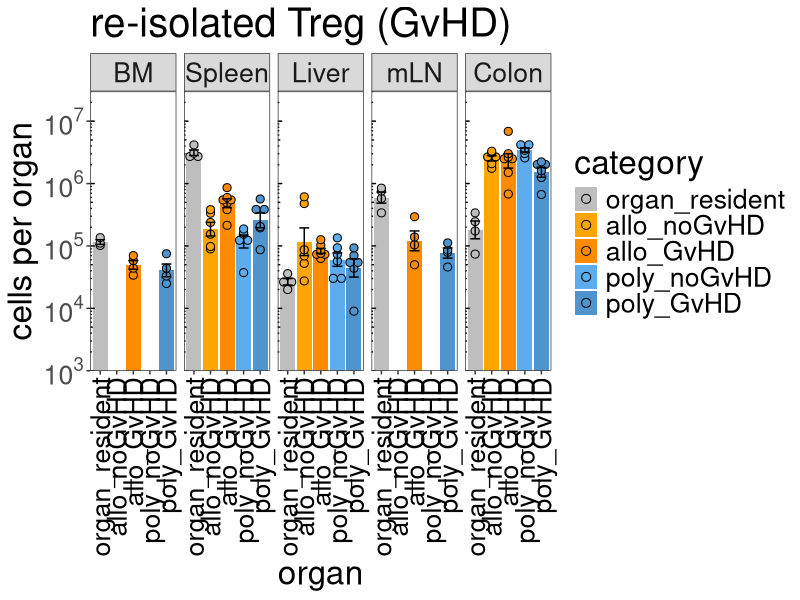
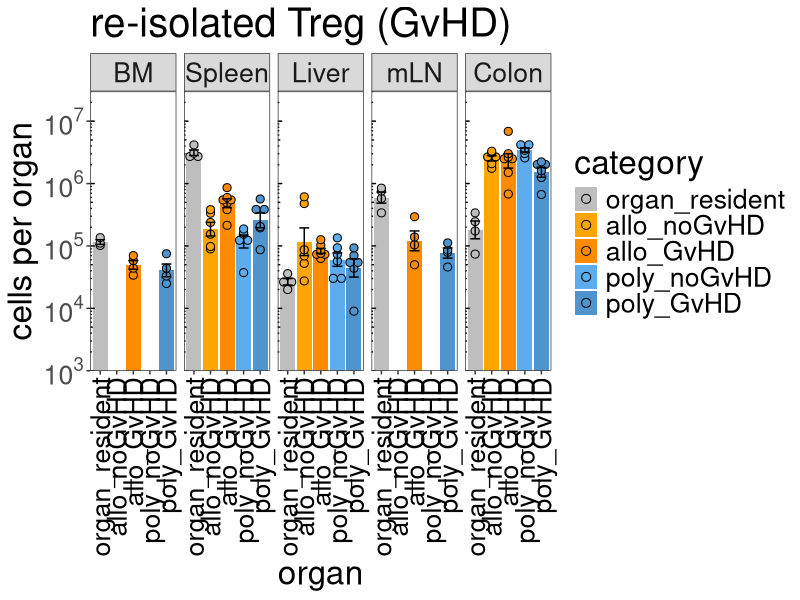

These figures' R source, in order: (Note: this script raises an error after producing the figures.)
## ---- chunk 1
knitr::opts_chunk$set(echo = TRUE)
knitr::opts_knit$set(root.dir = normalizePath(".."))
knitr::write_bib(.packages(), "Figure2b_Treg7dafterBMT_inVivoDistribution.packages.bib")
## ---- chunk 2
library(ggplot2)
library(scales)
library(car)
## ---- chunk 3
Treg.data <- read.delim("./data/TregDistribution.txt", header=TRUE)
Treg.data$organ <- factor(Treg.data$organ,levels = c("BM","Spleen","Liver","mLN","Colon"))
Treg.data$category <- factor(Treg.data$category,levels = c("organ_resident","allo_noGvHD","allo_GvHD","poly_noGvHD","poly_GvHD"))
## ---- chunk 4
p <- ggplot(Treg.data, aes(x=category, y=count, fill=category)) + coord_cartesian(ylim = c(1000,30000000))
p <- p + stat_summary(fun = mean, geom = "bar",  position=position_dodge(.9))
p <- p + geom_dotplot(binaxis='y', stackdir='center',  position=position_dodge(.9), dotsize=6.5, stackratio = 1, binwidth=.02) 
p <- p + stat_summary(fun.data=mean_se, geom="errorbar", color="black", size=0.5, width = 0.6, position=position_dodge(.9))
p <- p + scale_y_log10(breaks = c(1000,10000,100000,1000000,10000000),labels = trans_format("log10", math_format(10^.x)),expand = c(0, 0)) 
p <- p + theme_bw() + theme(panel.grid.major = element_blank(), panel.grid.minor = element_blank(), axis.text.x = element_text(angle = 90, vjust = 0.5, hjust=1, color="black"), text = element_text(size = 24))
p <- p + scale_fill_manual(values = c("gray","orange","darkorange","steelblue2","steelblue3"))
p <- p + annotation_logticks(sides="l", short = unit(.25,"mm"), mid = unit(.5,"mm"),   long = unit(1,"mm"))  
p <- p + labs(title="re-isolated Treg (GvHD)",x="organ", y = "cells per organ")
p <- p + facet_wrap(~organ, nrow=1)
p
pdf("./figures/TregOrganDistSE.pdf", height=5.5, width=9)
p
dev.off()
## ---- chunk 5
Treg.data$category <- factor(Treg.data$category,levels = c("organ_resident","allo_noGvHD","poly_noGvHD","allo_GvHD","poly_GvHD"))
Treg.dataLiver <- Treg.data[ which(Treg.data$organ=='Liver' & (Treg.data$type=='GvHD' | Treg.data$type=='noGvHD')), ]
Treg.dataColon <- Treg.data[ which(Treg.data$organ=='Colon' & (Treg.data$type=='GvHD' | Treg.data$type=='noGvHD')), ]
Treg.dataSpleen <- Treg.data[ which(Treg.data$organ=='Spleen' & (Treg.data$type=='GvHD' | Treg.data$type=='noGvHD')), ]
Treg.dataBM <- Treg.data[ which(Treg.data$organ=='BM' & (Treg.data$type=='GvHD')), ]
Treg.datamLN <- Treg.data[ which(Treg.data$organ=='mLN' & (Treg.data$type=='GvHD')), ]
## ---- chunk 6
leveneTest(count~category, data=Treg.dataLiver, center=mean)  # sign.
shapiro.test(Treg.dataLiver$count[1:6]) 						 # sign.
shapiro.test(Treg.dataLiver$count[7:12])						 # n.s.
shapiro.test(Treg.dataLiver$count[13:19])                      # n.s.
shapiro.test(Treg.dataLiver$count[20:25])                      # n.s.
## ---- chunk 7
kruskal.test(count~category, data=Treg.dataLiver)
## ---- chunk 8
leveneTest(count~category, data=Treg.dataSpleen, center=mean)  # n.s.
shapiro.test(Treg.dataSpleen$count[1:6]) 						 # n.s.
shapiro.test(Treg.dataSpleen$count[7:12])						 # n.s.
shapiro.test(Treg.dataSpleen$count[13:19])                      # n.s.
shapiro.test(Treg.dataSpleen$count[20:25])                      # n.s.

Treg.spleen.res.aov <- aov(count~category, data=Treg.dataSpleen)
summary (Treg.spleen.res.aov)
## ---- chunk 9
TukeyHSD(Treg.spleen.res.aov)
## ---- chunk 10
leveneTest(count~category, data=Treg.dataColon, center=mean)  # n.s.
shapiro.test(Treg.dataColon$count[1:6]) 						 # n.s.
shapiro.test(Treg.dataColon$count[7:12])						 # n.s.
shapiro.test(Treg.dataColon$count[13:19])                      # n.s.
shapiro.test(Treg.dataColon$count[20:25])                      # n.s.

Treg.colon.res.aov <- aov(count~category, data=Treg.dataColon)
summary (Treg.colon.res.aov)
## ---- chunk 11
var.test(count~category, data=Treg.dataBM, center=mean)  # n.s.
shapiro.test(Treg.dataBM$count[1:4]) 						 # n.s.
shapiro.test(Treg.dataBM$count[5:8])						 # n.s.
## ---- chunk 12
Treg.BM.res.t.test <- t.test(count~category, data=Treg.dataBM, var.equal = TRUE)
Treg.BM.res.t.test
## ---- chunk 13
var.test(count~category, data=Treg.datamLN, center=mean)  # n.s.
shapiro.test(Treg.datamLN$count[1:4]) 						 # n.s.
shapiro.test(Treg.datamLN$count[5:8])						 # n.s.
## ---- chunk 14
Treg.mLN.res.t.test <- t.test(count~category, data=Treg.datamLN, var.equal = TRUE)
Treg.mLN.res.t.test
## ---- chunk 15
sessionInfo(package = NULL)
writeLines(capture.output(sessionInfo(package = NULL)), "./Rscripts/Figure2b_Treg7dafterBMT_inVivoDistribution_SessionInfo.txt")
